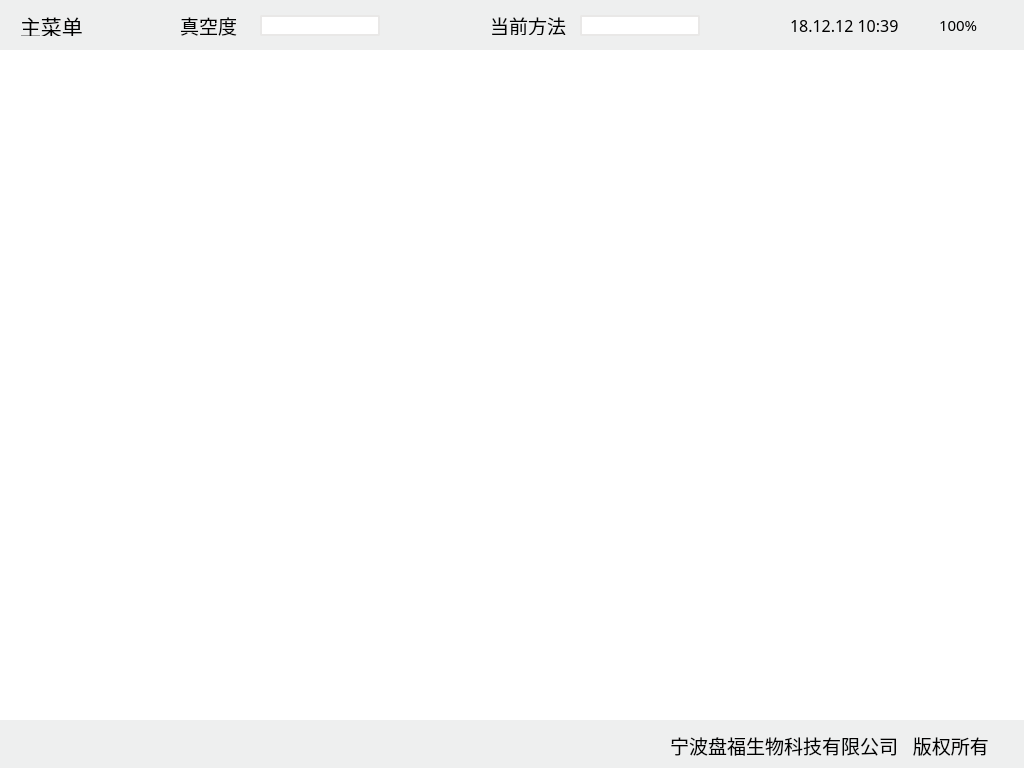
<?xml version="1.0" encoding="UTF-8"?>
<ui version="4.0">
 <class>NormalUI</class>
 <widget class="QWidget" name="NormalUI">
  <property name="geometry">
   <rect>
    <x>0</x>
    <y>0</y>
    <width>1024</width>
    <height>768</height>
   </rect>
  </property>
  <property name="windowIcon">
   <iconset>
    <normaloff>:/image/panff.jpg</normaloff>:/image/panff.jpg</iconset>
  </property>
  <property name="styleSheet">
   <string notr="true">#NormalUI{background-color: rgb(255, 255, 255);}</string>
  </property>
  <widget class="QPushButton" name="pushButton">
   <property name="geometry">
    <rect>
     <x>32</x>
     <y>140</y>
     <width>216</width>
     <height>216</height>
    </rect>
   </property>
   <property name="styleSheet">
    <string notr="true">QPushButton{
/*按钮无任何操作时*/ 
	/*背景色*/
	border-image: url(:/image/选择方法常态.png);


border-radius:43.2px;
  
}
QPushButton:hover
{ /*鼠标悬停在按钮上时*/   

}
 QPushButton:pressed
{ /*按钮被按下时*/   
	border-image: url(:/image/选择方法按下.png);
}
QPushButton:checked
{
 background-color:rgb(0, 158, 214);
	color: rgb(255, 255, 255);

}

</string>
   </property>
   <property name="text">
    <string/>
   </property>
  </widget>
  <widget class="QPushButton" name="pushButton_2">
   <property name="enabled">
    <bool>true</bool>
   </property>
   <property name="geometry">
    <rect>
     <x>490</x>
     <y>720</y>
     <width>200</width>
     <height>200</height>
    </rect>
   </property>
   <property name="styleSheet">
    <string notr="true">QPushButton{
/*按钮无任何操作时*/ 
	/*背景色*/
	
	border-image: url(:/uiicon/image/激活方法.jpg);

border-radius:50px;
  
}
QPushButton:hover
{ /*鼠标悬停在按钮上时*/   
 background-color:rgb(255, 255, 255)
}
 QPushButton:pressed
{ /*按钮被按下时*/   
  background-color:rgb(0, 158, 214);
	color: rgb(255, 255, 255);
}
QPushButton:checked
{
 background-color:rgb(0, 158, 214);
	color: rgb(255, 255, 255);

}
QPushButton:disabled
{
border-image: url(:/image/panff.jpg);
}
</string>
   </property>
   <property name="text">
    <string/>
   </property>
  </widget>
  <widget class="QPushButton" name="pushButton_3">
   <property name="enabled">
    <bool>false</bool>
   </property>
   <property name="geometry">
    <rect>
     <x>280</x>
     <y>140</y>
     <width>216</width>
     <height>216</height>
    </rect>
   </property>
   <property name="styleSheet">
    <string notr="true">QPushButton{
/*按钮无任何操作时*/ 
	/*背景色*/
	border-image: url(:/image/运行方法常态.png);


border-radius:43.2px;
  
}

 QPushButton:pressed
{ /*按钮被按下时*/   
	border-image: url(:/image/运行方法按下.png);
}
QPushButton:checked
{
 background-color:rgb(0, 158, 214);
	color: rgb(255, 255, 255);

}


QPushButton:disabled
{
border-image: url(:/image/运行方法不可用.png);
}
</string>
   </property>
   <property name="text">
    <string/>
   </property>
  </widget>
  <widget class="QPushButton" name="pushButton_4">
   <property name="enabled">
    <bool>false</bool>
   </property>
   <property name="geometry">
    <rect>
     <x>528</x>
     <y>140</y>
     <width>216</width>
     <height>216</height>
    </rect>
   </property>
   <property name="styleSheet">
    <string notr="true">QPushButton{
	
/*按钮无任何操作时*/ 
	/*背景色*/
	border-image: url(:/image/停止方法常态.png);


border-radius:43.2px;
  
}

 QPushButton:pressed
{ /*按钮被按下时*/   
	border-image: url(:/image/停止方法按下.png);
}
QPushButton:checked
{
 background-color:rgb(0, 158, 214);
	color: rgb(255, 255, 255);

}
QPushButton:disabled
{
border-image: url(:/image/停止方法不可用.png);
}
</string>
   </property>
   <property name="text">
    <string/>
   </property>
  </widget>
  <widget class="QPushButton" name="pushButton_5">
   <property name="geometry">
    <rect>
     <x>776</x>
     <y>140</y>
     <width>216</width>
     <height>216</height>
    </rect>
   </property>
   <property name="styleSheet">
    <string notr="true">QPushButton{
/*按钮无任何操作时*/ 
	/*背景色*/
	border-image: url(:/image/历史数据常态.png);


border-radius:43.2px;
  
}

 QPushButton:pressed
{ /*按钮被按下时*/   
	border-image: url(:/image/历史数据按下.png);
}

</string>
   </property>
   <property name="text">
    <string/>
   </property>
  </widget>
  <widget class="QPushButton" name="pushButton_6">
   <property name="geometry">
    <rect>
     <x>32</x>
     <y>420</y>
     <width>216</width>
     <height>216</height>
    </rect>
   </property>
   <property name="styleSheet">
    <string notr="true">QPushButton{
/*按钮无任何操作时*/ 
	/*背景色*/
	border-image: url(:/image/仪器状态常态.png);


border-radius:43.2px;
  
}

 QPushButton:pressed
{ /*按钮被按下时*/   
	border-image: url(:/image/仪器状态按下.png);
}

</string>
   </property>
   <property name="text">
    <string/>
   </property>
  </widget>
  <widget class="QPushButton" name="pushButton_7">
   <property name="geometry">
    <rect>
     <x>310</x>
     <y>730</y>
     <width>200</width>
     <height>200</height>
    </rect>
   </property>
   <property name="styleSheet">
    <string notr="true">QPushButton{
/*按钮无任何操作时*/ 
	/*背景色*/
	border-image: url(:/uiicon/image/待机.jpg);

border-radius:50px;
  
}
QPushButton:hover
{ /*鼠标悬停在按钮上时*/   
 background-color:rgb(255, 255, 255)
}
 QPushButton:pressed
{ /*按钮被按下时*/   
  background-color:rgb(0, 158, 214);
	color: rgb(255, 255, 255);
}
QPushButton:checked
{
 background-color:rgb(0, 158, 214);
	color: rgb(255, 255, 255);

}
</string>
   </property>
   <property name="text">
    <string/>
   </property>
  </widget>
  <widget class="QPushButton" name="pushButton_8">
   <property name="enabled">
    <bool>false</bool>
   </property>
   <property name="geometry">
    <rect>
     <x>280</x>
     <y>420</y>
     <width>216</width>
     <height>216</height>
    </rect>
   </property>
   <property name="styleSheet">
    <string notr="true">QPushButton{
/*按钮无任何操作时*/ 
	/*背景色*/
	border-image: url(:/image/关机常态.png);

    border-radius:43.2px;
  
}

 QPushButton:pressed
{ /*按钮被按下时*/   
	border-image: url(:/image/关机按下.png);
}
</string>
   </property>
   <property name="text">
    <string/>
   </property>
  </widget>
  <widget class="QPushButton" name="pushButton_9">
   <property name="geometry">
    <rect>
     <x>528</x>
     <y>420</y>
     <width>216</width>
     <height>216</height>
    </rect>
   </property>
   <property name="styleSheet">
    <string notr="true">QPushButton{
/*按钮无任何操作时*/ 
	/*背景色*/
	border-image: url(:/image/高级功能常态.png);


border-radius:43.2px;
  
}

 QPushButton:pressed
{ /*按钮被按下时*/   
	border-image: url(:/image/高级功能按下.png);
}

</string>
   </property>
   <property name="text">
    <string/>
   </property>
  </widget>
  <widget class="QPushButton" name="pushButton_10">
   <property name="enabled">
    <bool>true</bool>
   </property>
   <property name="geometry">
    <rect>
     <x>776</x>
     <y>420</y>
     <width>216</width>
     <height>216</height>
    </rect>
   </property>
   <property name="styleSheet">
    <string notr="true">QPushButton{
/*按钮无任何操作时*/ 
	/*背景色*/
	border-image: url(:/image/退出常态.png);


border-radius:43.2px;
  
}
 QPushButton:pressed
{ /*按钮被按下时*/   
	border-image: url(:/image/退出按下.png);
}
</string>
   </property>
   <property name="text">
    <string/>
   </property>
  </widget>
  <widget class="QLabel" name="label">
   <property name="geometry">
    <rect>
     <x>0</x>
     <y>0</y>
     <width>1280</width>
     <height>50</height>
    </rect>
   </property>
   <property name="styleSheet">
    <string notr="true">background-color: rgb(238, 239, 239);
</string>
   </property>
   <property name="text">
    <string/>
   </property>
  </widget>
  <widget class="QLabel" name="label_2">
   <property name="geometry">
    <rect>
     <x>0</x>
     <y>720</y>
     <width>1280</width>
     <height>50</height>
    </rect>
   </property>
   <property name="styleSheet">
    <string notr="true">background-color: rgb(238, 239, 239);</string>
   </property>
   <property name="text">
    <string/>
   </property>
  </widget>
  <widget class="QLabel" name="label_3">
   <property name="geometry">
    <rect>
     <x>20</x>
     <y>15</y>
     <width>71</width>
     <height>21</height>
    </rect>
   </property>
   <property name="font">
    <font>
     <family>苹方 常规</family>
     <pointsize>16</pointsize>
    </font>
   </property>
   <property name="text">
    <string>主菜单</string>
   </property>
  </widget>
  <widget class="QLabel" name="label_4">
   <property name="geometry">
    <rect>
     <x>180</x>
     <y>15</y>
     <width>71</width>
     <height>21</height>
    </rect>
   </property>
   <property name="font">
    <font>
     <family>苹方 常规</family>
     <pointsize>14</pointsize>
    </font>
   </property>
   <property name="text">
    <string>真空度</string>
   </property>
  </widget>
  <widget class="QLabel" name="label_5">
   <property name="geometry">
    <rect>
     <x>490</x>
     <y>15</y>
     <width>91</width>
     <height>20</height>
    </rect>
   </property>
   <property name="font">
    <font>
     <family>苹方 常规</family>
     <pointsize>14</pointsize>
    </font>
   </property>
   <property name="text">
    <string>当前方法</string>
   </property>
  </widget>
  <widget class="QLabel" name="label_7">
   <property name="geometry">
    <rect>
     <x>670</x>
     <y>730</y>
     <width>341</width>
     <height>31</height>
    </rect>
   </property>
   <property name="font">
    <font>
     <family>苹方 常规</family>
     <pointsize>14</pointsize>
    </font>
   </property>
   <property name="text">
    <string>宁波盘福生物科技有限公司   版权所有</string>
   </property>
  </widget>
  <widget class="QLineEdit" name="Vacuum">
   <property name="geometry">
    <rect>
     <x>260</x>
     <y>15</y>
     <width>120</width>
     <height>21</height>
    </rect>
   </property>
   <property name="font">
    <font>
     <family>苹方 常规</family>
    </font>
   </property>
   <property name="styleSheet">
    <string notr="true">
background-color: rgb(255, 255, 255);
border:2px solid ;
border-radius:2px;
border-color: rgb(233, 232, 231);
</string>
   </property>
   <property name="readOnly">
    <bool>true</bool>
   </property>
  </widget>
  <widget class="QLineEdit" name="CurrentMenthodName">
   <property name="geometry">
    <rect>
     <x>580</x>
     <y>15</y>
     <width>120</width>
     <height>21</height>
    </rect>
   </property>
   <property name="font">
    <font>
     <family>苹方 常规</family>
    </font>
   </property>
   <property name="styleSheet">
    <string notr="true">
background-color: rgb(255, 255, 255);
border:2px solid ;
border-radius:2px;
border-color: rgb(233, 232, 231);
</string>
   </property>
   <property name="readOnly">
    <bool>true</bool>
   </property>
  </widget>
  <widget class="QLabel" name="Datetime">
   <property name="geometry">
    <rect>
     <x>790</x>
     <y>15</y>
     <width>121</width>
     <height>21</height>
    </rect>
   </property>
   <property name="font">
    <font>
     <family>苹方 常规</family>
     <pointsize>12</pointsize>
    </font>
   </property>
   <property name="text">
    <string>18.12.12 10:39</string>
   </property>
  </widget>
  <widget class="QLabel" name="BatteryShell">
   <property name="geometry">
    <rect>
     <x>934</x>
     <y>15</y>
     <width>52</width>
     <height>21</height>
    </rect>
   </property>
   <property name="styleSheet">
    <string notr="true">border-image: url(:/image/电池.png);</string>
   </property>
   <property name="text">
    <string/>
   </property>
  </widget>
  <widget class="QLabel" name="Battery">
   <property name="geometry">
    <rect>
     <x>939</x>
     <y>17</y>
     <width>41</width>
     <height>16</height>
    </rect>
   </property>
   <property name="font">
    <font>
     <family>苹方 常规</family>
     <pointsize>11</pointsize>
    </font>
   </property>
   <property name="text">
    <string>100%</string>
   </property>
  </widget>
  <widget class="QLabel" name="Clock">
   <property name="geometry">
    <rect>
     <x>760</x>
     <y>16</y>
     <width>20</width>
     <height>20</height>
    </rect>
   </property>
   <property name="styleSheet">
    <string notr="true">border-image: url(:/image/时钟.png);</string>
   </property>
   <property name="text">
    <string/>
   </property>
  </widget>
 </widget>
 <resources/>
 <connections/>
</ui>
